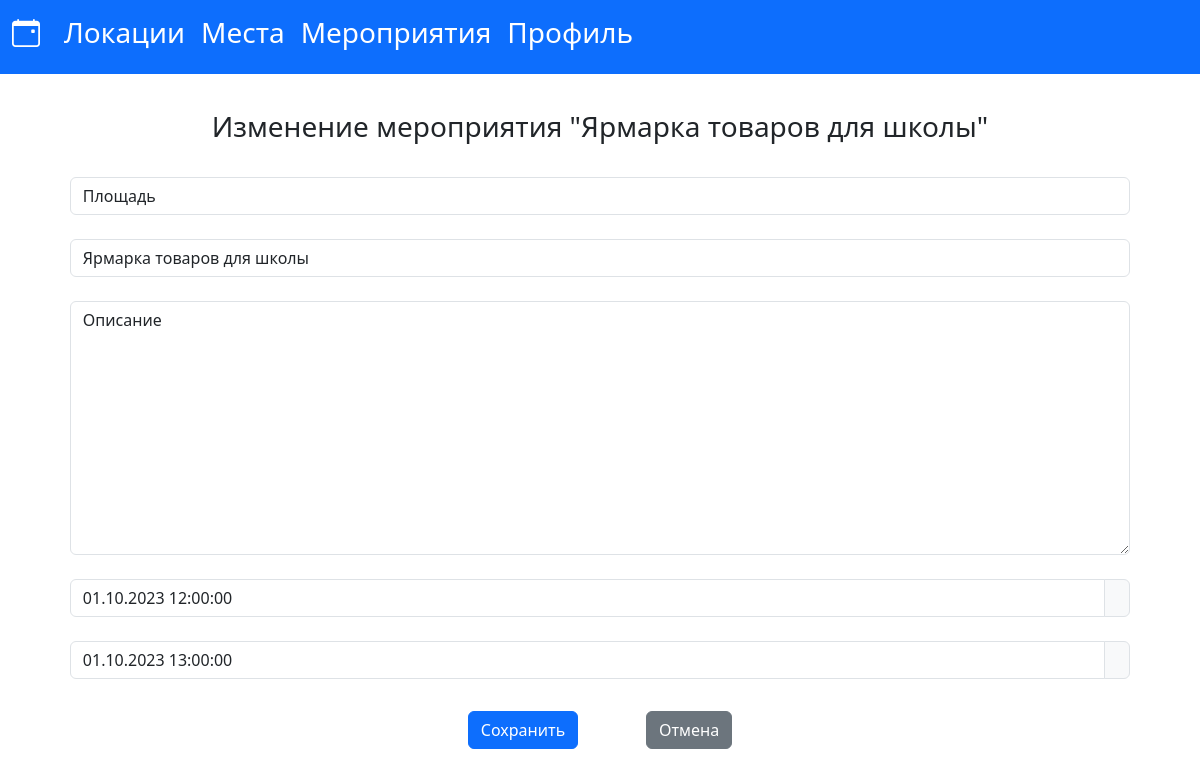
Screenshot of /3/update_event (signed in) with the database file from the repository.
### main/models.py (models this page shows, shortened)
class Event(models.Model):
    place = models.ForeignKey(Place, on_delete=models.CASCADE)
    name = models.CharField(max_length=100)
    description = models.TextField(blank=True)
    date_start = models.DateTimeField()
    date_end = models.DateTimeField()
    def __str__(self):
        return self.name

### main/views.py (the view, shortened to what this page needs)
# urls.py: path('<int:pk>/update_event', views.update_event.as_view(), name='update_event'),
@method_decorator(login_required, name='dispatch')
class update_event(UpdateView):
    model = Event
    template_name = 'main/update_event.html'
    form_class = EventForm

### main/forms.py
class EventForm(ModelForm):
    class Meta:
        model = Event
        fields = ['place', 'name', 'description', 'date_start', 'date_end']
        widgets = {
            "place": Select(attrs={
                'class': 'form-control'
            }),
            "name": TextInput(attrs={
                'class': 'form-control',
                'placeholder': 'Название события'
            }),
            "description": Textarea(attrs={
                'class': 'form-control',
                'placeholder': 'Описание события'
            }),
            "date_start": DateTimeInput(attrs={
                'class': 'form-control',
                'placeholder': 'Дата и время начала'
            }),
            "date_end": DateTimeInput(attrs={
                'class': 'form-control',
                'placeholder': 'Дата и время окончания'
            })}

### main/models.py (called while the page is built)
    def __str__(self):
        return self.name

### main/templates/main/update_event.html (shortened to what this page needs)
{% extends 'main/layout.html' %}
{% block content %}
<div style="text-align: center; margin: 3%;">
    <h3 style="margin: 3%;">Изменение мероприятия "{{ object }}"</h3>
    <form method="POST" style="margin: 3%;">
        {{ form.place }}<br>
        {{ form.name }}<br>
        {{ form.description }}<br>
        <div class="input-group date" id="id_date_start">
            {{ form.date_start }}
            <span class="input-group-text"></span>
        </div><br>
        <div class="input-group date" id="id_date_end">
            {{ form.date_end }}
            <span class="input-group-text"></span>
        </div>
        <button type="submit" class="btn btn-primary" style="margin: 3%;">Сохранить</button>
        <a class="btn btn-secondary" href="{% url 'events' %}" style="margin: 3%;">Отмена</a>
    </form>
</div>
{% endblock %}

### rows the page displays
Event: name "Ярмарка товаров для школы", place "Площадь", description "Описание", date_start "01.10.2023 12:00:00", date_end "01.10.2023 13:00:00"
